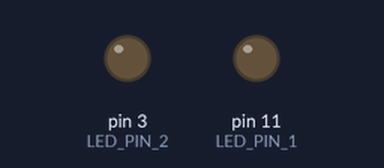
Simulated run of this sketch. Board: Arduino Uno, built with avr-gcc and run on an emulated ATmega328P. Parts: output pins drawn as LEDs (lit = HIGH).

Above: at 0.05 s.
At 0.6 s:
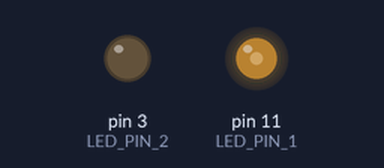
At 1.2 s:
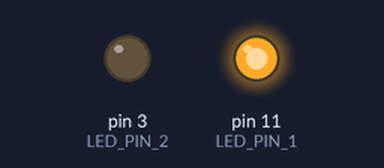
At 2.4 s:
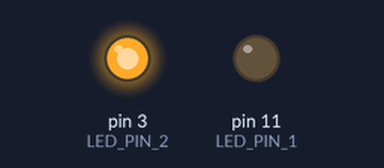
Timing chart, 0 to 5.5 s (numbered marks = the images above):
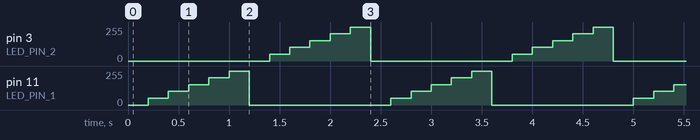

Measured:
- by itself, pin 3 (LED_PIN_2), pin 11 (LED_PIN_1): repeats every 2.4 s: 102/255 0.20 s, 153/255 0.20 s, 204/255 0.20 s, 255/255 0.20 s, 0/255 1.4 s, 51/255 0.20 s

The sketch:

example.ino
```cpp
#define LED_PIN_1 11
#define LED_PIN_2 3

void setup() {
  pinMode(LED_PIN_1, OUTPUT);
  pinMode(LED_PIN_2, OUTPUT);
}

void loop() {
  for (int i = 0; i <= 5; i++) {
    int value = i * 51;
    analogWrite(LED_PIN_1, value);
    delay(200);
  }
  analogWrite(LED_PIN_1, 0);

  for (int i = 0; i <= 5; i++) {
    int value = i * 51;
    analogWrite(LED_PIN_2, value);
    delay(200);
  }
  analogWrite(LED_PIN_2, 0);
}
```
